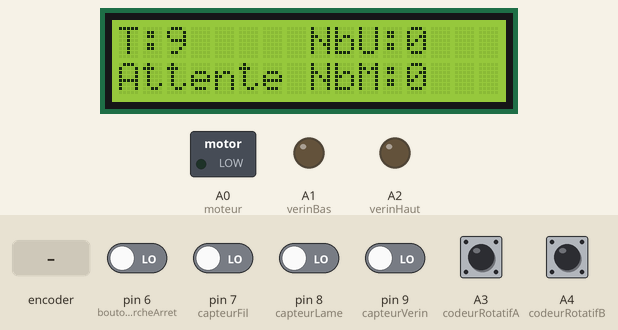
Simulated run of this sketch. Board: Arduino Uno, built with avr-gcc and run on an emulated ATmega328P. Parts: 16×2 character LCD, switched loads named in the sketch (green lamp = pin HIGH), output pins drawn as LEDs (lit = HIGH). Inputs (shaded band) come from the test bench; at power-on: A3 (codeurRotatifA), A4 (codeurRotatifB) HIGH, pin 6 (boutonMarcheArret), pin 7 (capteurFil), pin 8 (capteurLame), pin 9 (capteurVerin) LOW.

Above: at 9.2 s.
9.3 s: rotary encoder on A3 (codeurRotatifA) / A4 (codeurRotatifB) turned 3 steps (first pin leading)
At 10.5 s:
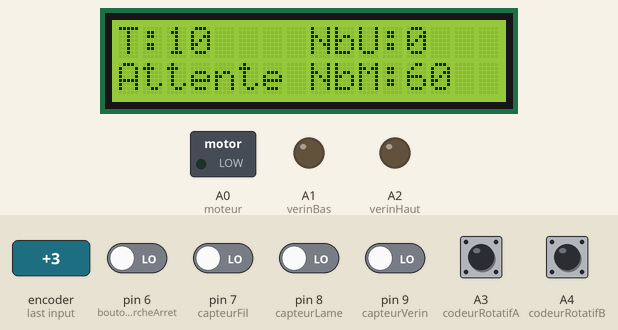
11.4 s: pin 6 (boutonMarcheArret) driven HIGH
At 12.8 s:
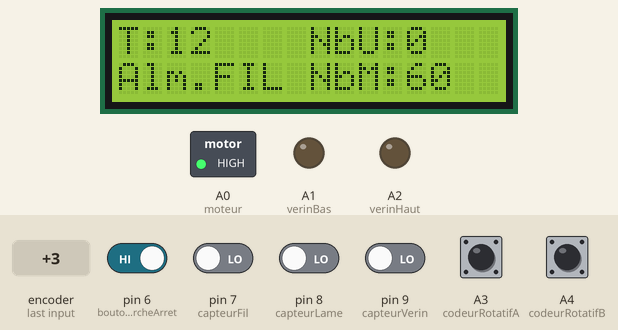
14.4 s: pin 7 (capteurFil) driven HIGH
At 15.6 s:
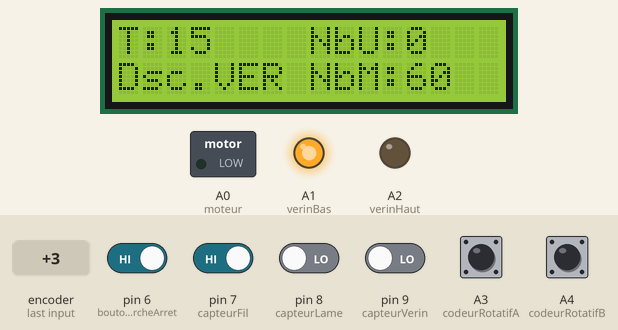
17.4 s: pin 8 (capteurLame) driven HIGH
At 18.8 s:
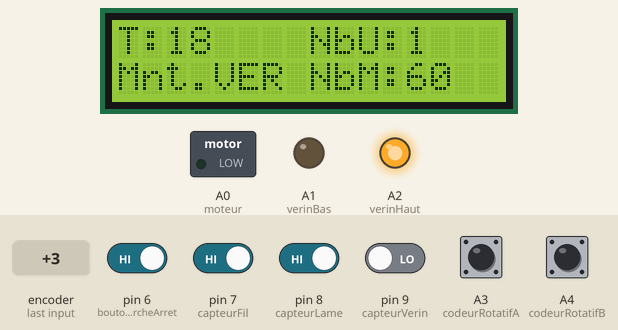
20.4 s: pin 9 (capteurVerin) driven HIGH
At 20.56 s:
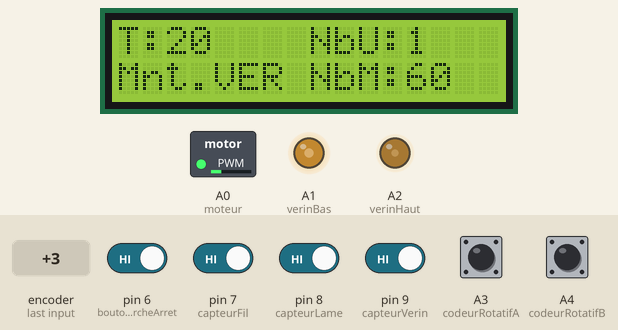
22.2 s: rotary encoder on A3 (codeurRotatifA) / A4 (codeurRotatifB) turned 1 step (first pin leading)
At 23.8 s:
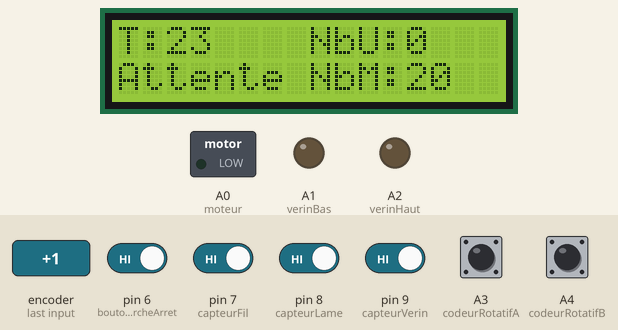
Timing chart, 0 to 24.9 s (numbered marks = the images above; inputs shaded):
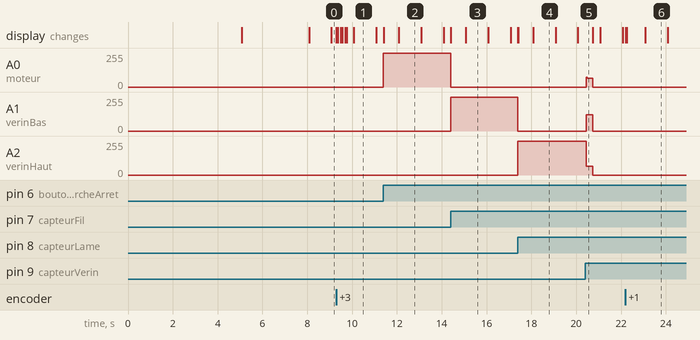

Measured:
- after the input at 11.4 s, A0 (moteur): 0/255 → 255/255 at once; the display: first changes at once (image 2 shows a later state)
- after the input at 14.4 s, A0 (moteur): 255/255 → 0/255 at once; A1 (verinBas): 0/255 → 255/255 at once; the display: first changes at once (image 3 shows a later state)
- after the input at 17.4 s, A1 (verinBas): 255/255 → 0/255 at once; A2 (verinHaut): 0/255 → 255/255 at once; the display: first differs from a run without the input at once (image 4 shows a later state)
- after the input at 20.4 s, A0 (moteur): 0/255 → 65/255 after 0.05 s, → 0/255 0.28 s later; A1 (verinBas): 0/255 → 121/255 after 0.05 s, → 0/255 0.28 s later; A2 (verinHaut): 255/255 → 65/255 after 0.05 s, → 0/255 0.28 s later
- what the display in image 1 shows lasts 1.0 s, from 10.1 s to 11.1 s

The sketch:

MWM.ino
```cpp
/*----------DEFINITION DES INVARIABLES-----------*/

#define attente 0 // état 0 -> état d'attente
#define alimentation_en_fil 1 // état 1 -> alimentation en fil métallique
#define descente_verin 2 // état 2 -> déscente du vérin
#define montee_verin 3 // état 3 -> montée du vérin

#define boutonMarcheArret 6     //broche du bouton de démarrage
#define capteurFil 7     //broche du capteur de fin de course : fil métallique
#define capteurLame 8     //broche du capteur de fin de course : lame cisaille
#define capteurVerin 9    //broche du capteur de début de course : vérin
#define moteur A0   //broche de démarrage du moteur
#define verinBas A1     //broche de déscente du vérin
#define verinHaut A2     //broche de montée du vérin
#define codeurRotatifA A3 // broche A du codeur rotatif
#define codeurRotatifB A4 // broche B du codeur rotatif


/*----------DEFINITION DES VARIABLES-----------*/

boolean etatCapteurFil = 0;       // état du capteur de fin de course : fil métallique
boolean etatCapteurVerin = 0;       // état du capteur de début de course : vérin
boolean etatCapteurLame = 0;       // état du capteur de fin de course : lame cisaille
boolean etat_bouton_marche_arret = 0; // état du bouton marche/arrêt
boolean dernier_etat_bouton_marche_arret = 0;// dernier état du bouton marche/arrêt

int etatCodeurRotatifA;// etat de la broche A du codeur rotatif
int etatCodeurRotatifB;// etat de la broche B du codeur rotatif
int dernierEtatCodeurRotatifA;// dernier etat de la broche A du codeur rotatif
int compteur = 0; // compteur
int compteurVoulu = 0; // nombre d'unités voulues
int maxCompteur = 5000;// nombre maximum d'unités

String etape = "INITIALISATION"; // variable d'affichage d'état

uint8_t etat = attente ; // variable d'état de la machine: initialisation en état d'attente
uint8_t dernier_etat = attente ; // variable de stockage du dernier état pour les cas d'urgence

unsigned long millisActuel = 0;
unsigned long millisDernier = 0;


/*----------DEFINITION DE L'AFFICHEUR-----------*/

#include <LiquidCrystal.h> // appel à la librairie de l'afficheur
LiquidCrystal lcd(12, 11, 5, 4, 3, 2);// définition des broches de connexion de l'afficheur


/*----------FONCTION DE CONDIGURATION DE DEMARRAGE-----------*/

void setup() {

  pinMode(boutonMarcheArret, INPUT);// initialisation de la broche du bouton de démarrage comme entrée
  pinMode(capteurFil, INPUT);// initialisation de la broche du capteur de fin de course du fil métallique comme entrée
  pinMode(capteurVerin, INPUT);// initialisation de la broche du capteur de début de course du vérin comme entrée
  pinMode(capteurLame, INPUT);// initialisation de la broche du capteur de fin de course de la lame cisaille comme entrée
  pinMode(moteur, OUTPUT);// initialisation de la broche du moteur d'alimentation comme sortie
  pinMode(verinHaut, OUTPUT);// initialisation de la broche de la montée du vérin comme sortie
  pinMode(verinBas, OUTPUT);// initialisation de la broche de la descente du vérin comme sortie

  lcd.begin(16, 2);// initialisation de l'afficheur
  lcd.setCursor(0, 0);// positionnement du curseur
  lcd.print("PFE  Med JARRAYA");// affichage
  lcd.setCursor(3, 1);
  lcd.print("SOMIF 2017");
  delay(5000);// délais de 5 secondes
  lcd.clear();// réinitialisation de l'afficheur
  lcd.setCursor(1, 0);
  lcd.print(etape);
  delay(3000);// délais de 3 secondes
  lcd.clear();// réinitialisation de l'afficheur
  affichage();// appel de la fonction d'affichage
  affichage_MAJ(12, 0, String(compteur));
  affichage_MAJ(12, 1, String(compteurVoulu));
  dernierEtatCodeurRotatifA = digitalRead(codeurRotatifA); //sauvegarde du dernier état du codeur rotatif
}


/*----------FONCTION BOUCLE-----------*/

void loop() {

  temps ();
  marche_arret(); // appel de la fonction marche/arrêt
  machine_a_etats_finis();// appel de la fonction de détermination d'état de la machine

}


/*----------BLOCK DES FONCTIONS UTILITAIRES -----------*/
void temps () {

  millisActuel = millis();
  if (millisActuel - millisDernier >= 1000) {
    millisDernier = millisActuel;
    affichage_MAJ(2, 0, String(millis() / 1000));
  }

}

void nombre_d_unite() {// fonction de détermination du nombre d'unités à produire

  etatCodeurRotatifA = digitalRead(codeurRotatifA);
  etatCodeurRotatifB = digitalRead(codeurRotatifB);

  if (etatCodeurRotatifA != dernierEtatCodeurRotatifA) {
    if (etatCodeurRotatifB != etatCodeurRotatifA) {
      if (compteurVoulu < maxCompteur) {
        compteurVoulu += 10; //pas = 10 unités
      }
    } else {
      if (compteurVoulu > 0) {
        compteurVoulu -= 10;
      }
    }
    dernierEtatCodeurRotatifA = etatCodeurRotatifA;
    affichage_MAJ(12, 1, String(compteurVoulu));
  }

}

void affichage_MAJ(int pos, int li, String ch) {// fonction d'affichage des variables

  lcd.setCursor(pos, li);
  switch (pos) {
    case 2 :
      lcd.print("     ");
      break;
    case 12 :
      lcd.print("    ");
      break;
  }
  lcd.setCursor(pos, li);
  lcd.print(ch);

}


void affichage() { // fonction d'affichage: temps + nombre d'unités produites + état de la machine

  lcd.setCursor(0, 0);// positionnement du curseur
  lcd.print("T:");// affichage

  lcd.setCursor(8, 0);
  lcd.print("NbU:");

  lcd.setCursor(8, 1);
  lcd.print("NbM:");

}

void marche_arret() {// fonction de marche/arrêt: pour mettre en pause la machine en cas d'urgence

  etat_bouton_marche_arret = digitalRead(boutonMarcheArret);
  etatCapteurLame = digitalRead(capteurLame);
  etatCapteurFil = digitalRead(capteurFil);
  etatCapteurVerin = digitalRead(capteurVerin);

  if (etat_bouton_marche_arret != dernier_etat_bouton_marche_arret ) {
    if (etat_bouton_marche_arret == HIGH) {

      if (etat == attente && compteurVoulu > 0) {
        etat = 1 + (dernier_etat % 3);
      } else {
        etat = attente;
      }
    }
  }
  dernier_etat_bouton_marche_arret = etat_bouton_marche_arret;

}


void machine_a_etats_finis() {// fonction de détermination d'état de la machine

  // en foction de la valeur de la variable état, les actions à effectuer par la machine vont différer:
  switch (etat) {
    case attente :// en cas d' "attente"
      digitalWrite(moteur, LOW); //désactivation du moteur d'alimentation en fil métallique
      digitalWrite(verinHaut, LOW);//désactivation de la montée du vérin
      digitalWrite(verinBas, LOW);//désactivation de la déscente du vérin
      etape = "Attente";//changement de la valeur de la variable d'affichage
      affichage_MAJ( 0, 1, etape);
      nombre_d_unite();
      break;

    // ceci se répète pour les différents états de la machine

    case alimentation_en_fil :
      digitalWrite(moteur, HIGH);
      digitalWrite(verinHaut, LOW);
      digitalWrite(verinBas, LOW);
      affichage_MAJ( 0, 1, etape);
      etape = "Alm.FIL";
      if (etatCapteurFil == HIGH) {
        dernier_etat = etat;
        etat = descente_verin;

      }
      break;

    case descente_verin :
      digitalWrite(moteur, LOW);
      digitalWrite(verinHaut, LOW);
      digitalWrite(verinBas, HIGH);
      affichage_MAJ( 0, 1, etape);
      etape = "Dsc.VER";
      if (etatCapteurLame == HIGH) {
        compteur += 1;//incrémentation du compteur d'unités produites
        affichage_MAJ(12, 0, String(compteur));
        dernier_etat = etat;
        etat = montee_verin;

      }
      break;

    case montee_verin :
      digitalWrite(moteur, LOW);
      digitalWrite(verinHaut, HIGH);
      digitalWrite(verinBas, LOW);
      etape = "Mnt.VER";
      affichage_MAJ( 0, 1, etape);
      if (etatCapteurVerin == HIGH) {
        dernier_etat = etat;
        if (compteur < compteurVoulu) {
          etat = alimentation_en_fil;
        } else {
          compteurVoulu = 0;
          compteur = 0;
          affichage_MAJ(12, 0, String(compteur));
          affichage_MAJ(12, 1, String(compteurVoulu));
          etat = attente;
        }


      }
      break;
  }
}
```
